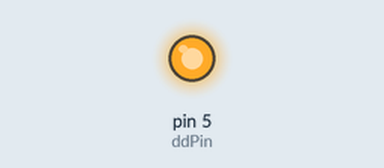
Simulated run of this sketch. Board: Arduino Uno, built with avr-gcc and run on an emulated ATmega328P. On the bench: output pins drawn as LEDs (lit = HIGH).

Above: at 0.01 s.
Timing chart, 0 to 2.1 s (numbered marks = the images above):
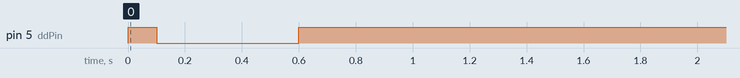

The sketch:

software_serial_test.ino
```cpp
#include <SoftwareSerial.h>
int rxPin=3;
int txPin=4;
int ddPin=5; //device detect
int sensorbytes[4]; //array to store encoder counts
int angle;
//const float PI=3.1415926;
#define left_encoder (sensorbytes[0])
#define right_encoder (sensorbytes[1])
#define clamp(value, min, max) (value < min ? min : value > max ? max : value)
SoftwareSerial Roomba(rxPin,txPin);
//
//void twistDrive(int linear, int angular) {
///*
// *   linear velocity: m/s
// *   angular velocity: rad/s
// *   TODO: Handle edge cases (for fast speeds or large radii)
// */
// int velocity, radius;
//
// if (angular == 0) { //straight
//   radius = 32767;
// } else if (linear == 0 && angular == -1) { //turn in place CW
//   radius = -1;
// } else if (angular == 1) { //turn in place CCW
//   radius = 1;
// } else {
//   radius = linear / angular;
// }
//
//}
//
//void radDrive(int velocity, int radius) {
///*
// *   Drive command in Roomba-friendly units
// *   velocity: mm/s
// *   radius: mm
// */
//
//  clamp(velocity, -500, 500); //cap max and min velocity in mm/s
//  clamp(radius, -2000, 2000); //cap max and min radius in mm (positive is left)
//
//  Roomba.write(137);
//  Roomba.write(velocity >> 8);
//  Roomba.write(velocity);
//  Roomba.write(radius >> 8);
//  Roomba.write(radius);
//}

void setup() {
  pinMode(3, INPUT);
  pinMode(4, OUTPUT);
  pinMode(5, OUTPUT);
//  pinMode(ledPin, OUTPUT);
  Serial.begin(115200);
  Roomba.begin(19200);

  // wake up the robot
  digitalWrite(ddPin, HIGH);
  delay(100);
  digitalWrite(ddPin, LOW);
  delay(500);
  digitalWrite(ddPin, HIGH);
  delay(2000);

  Roomba.write(byte(128));  //Start
  Roomba.write(byte(131));  //Safe mode
//  updateSensors();

//  // Spin slowly
//  Roomba.write(byte(145));
//  Roomba.write(byte(0x00));
//  Roomba.write(byte(0x0B));
//  Roomba.write(byte(0xFF));
//  Roomba.write(byte(0xF5));

  int velocity = 100;

  // Move wheels opposite each other
  Roomba.write(byte(145));
  Roomba.write(velocity >> 8);
  Roomba.write(velocity);
  Roomba.write(-velocity >> 8);
  Roomba.write(-velocity);

//  float speed_wish_right = (cmd_vel.angle*WHEEL_DIST)/2 + cmd_vel.speed;
//float speed_wish_left = cmd_vel.speed*2-speed_wish_right;


//  testdrive(100, 2000);
}

void loop() {
//    Serial.println("updating sensors...");
//    updateSensors();
//    // stop if angle is greater than 360 degrees
//    if(abs(angle)>2*pi){
//      Roomba.write(173);
    delay(100);
//    }
}

void updateSensors() {
  // call for the left and right encoder counts
  Roomba.write(byte(148));
  Roomba.write(byte(2));
  Roomba.write(byte(43));
  Roomba.write(byte(44));
  delay(100);

  // load encoder counts into an array
  int i = 0;
  while(Roomba.available()) {
    Serial.println("reading...");
    int c = Roomba.read();
    sensorbytes[i] = c;
    i++;
    Serial.println(c);
  }
//  angle=((right_encoder*72*pi/508.8)-(left_encoder*72*pi/508.8))/235;
//  Serial.println(angle);
}
```
